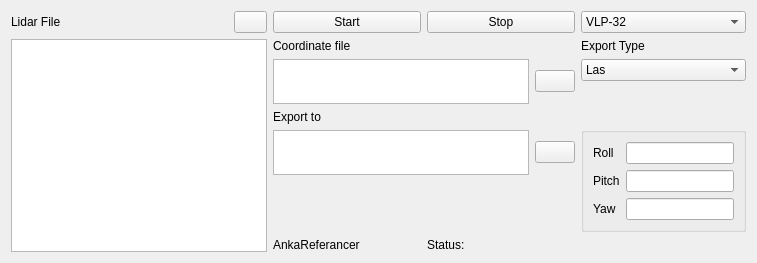
        <widget class="QWidget" name="page_8">
         <layout class="QHBoxLayout" name="horizontalLayout_3">
          <item>
           <layout class="QVBoxLayout" name="georeferencingLidarFileSelection">
            <item>
             <layout class="QHBoxLayout" name="horizontalLayout_6">
              <item>
               <widget class="QLabel" name="pcapin_2">
                <property name="text">
                 <string>Lidar File</string>
                </property>
               </widget>
              </item>
              <item>
               <widget class="QPushButton" name="georeferencingLidarfileButton">
                <property name="maximumSize">
                 <size>
                  <width>33</width>
                  <height>29</height>
                 </size>
                </property>
                <property name="text">
                 <string/>
                </property>
                <property name="icon">
                 <iconset>
                  <normaloff>../../../../../Mustafa/.designer/backup/vlp-32/las/dosyaicon.ico</normaloff>../../../../../Mustafa/.designer/backup/vlp-32/las/dosyaicon.ico</iconset>
                </property>
               </widget>
              </item>
             </layout>
            </item>
            <item>
             <widget class="QListWidget" name="georeferencingLidarFileLW"/>
            </item>
           </layout>
          </item>
          <item>
           <layout class="QGridLayout" name="gridLayout_11">
            <item row="2" column="1">
             <widget class="QPushButton" name="georeferencingStopButton">
              <property name="text">
               <string>Stop</string>
              </property>
             </widget>
            </item>
            <item row="2" column="0">
             <widget class="QPushButton" name="georeferencingStartButton">
              <property name="text">
               <string>Start</string>
              </property>
             </widget>
            </item>
            <item row="5" column="1" rowspan="2" colspan="2">
             <widget class="QLabel" name="Gdurum_2">
              <property name="text">
               <string>Status:</string>
              </property>
             </widget>
            </item>
            <item row="4" column="2">
             <layout class="QVBoxLayout" name="georeferencingExportType">
              <item>
               <widget class="QLabel" name="label_34">
                <property name="text">
                 <string>Export Type</string>
                </property>
               </widget>
              </item>
              <item>
               <widget class="QComboBox" name="georeferencingLaserTypeCB">
                <item>
                 <property name="text">
                  <string>Las</string>
                 </property>
                </item>
                <item>
                 <property name="text">
                  <string>Laz</string>
                 </property>
                </item>
                <item>
                 <property name="text">
                  <string>Json</string>
                 </property>
                </item>
               </widget>
              </item>
              <item>
               <spacer name="verticalSpacer_3">
                <property name="orientation">
                 <enum>Qt::Vertical</enum>
                </property>
                <property name="sizeHint" stdset="0">
                 <size>
                  <width>20</width>
                  <height>40</height>
                 </size>
                </property>
               </spacer>
              </item>
              <item>
               <widget class="QGroupBox" name="georeferencingRollPitchYaw">
                <property name="title">
                 <string/>
                </property>
                <property name="checkable">
                 <bool>false</bool>
                </property>
                <property name="checked">
                 <bool>false</bool>
                </property>
                <layout class="QFormLayout" name="formLayout_2">
                 <item row="0" column="0">
                  <widget class="QLabel" name="roll_6">
                   <property name="text">
                    <string>Roll</string>
                   </property>
                  </widget>
                 </item>
                 <item row="0" column="1">
                  <widget class="QLineEdit" name="roll_2">
                   <property name="focusPolicy">
                    <enum>Qt::StrongFocus</enum>
                   </property>
                  </widget>
                 </item>
                 <item row="1" column="0">
                  <widget class="QLabel" name="pitch_6">
                   <property name="text">
                    <string>Pitch</string>
                   </property>
                  </widget>
                 </item>
                 <item row="1" column="1">
                  <widget class="QLineEdit" name="pitch_2">
                   <property name="focusPolicy">
                    <enum>Qt::StrongFocus</enum>
                   </property>
                  </widget>
                 </item>
                 <item row="2" column="0">
                  <widget class="QLabel" name="yaw_6">
                   <property name="text">
                    <string>Yaw</string>
                   </property>
                  </widget>
                 </item>
                 <item row="2" column="1">
                  <widget class="QLineEdit" name="yaw_2">
                   <property name="focusPolicy">
                    <enum>Qt::StrongFocus</enum>
                   </property>
                  </widget>
                 </item>
                </layout>
               </widget>
              </item>
             </layout>
            </item>
            <item row="5" column="0" rowspan="2">
             <widget class="QLabel" name="brand_2">
              <property name="text">
               <string>AnkaReferancer</string>
              </property>
             </widget>
            </item>
            <item row="4" column="0" colspan="2">
             <layout class="QGridLayout" name="georeferencingCoorFileSelection">
              <item row="2" column="0">
               <widget class="QPlainTextEdit" name="georeferencingInputCoorFileSelected">
                <property name="maximumSize">
                 <size>
                  <width>16777215</width>
                  <height>45</height>
                 </size>
                </property>
                <property name="tabChangesFocus">
                 <bool>true</bool>
                </property>
               </widget>
              </item>
              <item row="4" column="1">
               <widget class="QPushButton" name="georeferencingCoorOutputButton">
                <property name="text">
                 <string/>
                </property>
                <property name="icon">
                 <iconset>
                  <normaloff>../../../../../Mustafa/.designer/backup/vlp-32/las/dosyaicon.ico</normaloff>../../../../../Mustafa/.designer/backup/vlp-32/las/dosyaicon.ico</iconset>
                </property>
               </widget>
              </item>
              <item row="2" column="1">
               <widget class="QPushButton" name="georeferencingCoorInputButton">
                <property name="text">
                 <string/>
                </property>
                <property name="icon">
                 <iconset>
                  <normaloff>../../../../../Mustafa/.designer/backup/vlp-32/las/dosyaicon.ico</normaloff>../../../../../Mustafa/.designer/backup/vlp-32/las/dosyaicon.ico</iconset>
                </property>
               </widget>
              </item>
              <item row="1" column="0">
               <widget class="QLabel" name="kordin_4">
                <property name="maximumSize">
                 <size>
                  <width>16777215</width>
                  <height>31</height>
                 </size>
                </property>
                <property name="text">
                 <string>Coordinate file</string>
                </property>
               </widget>
              </item>
              <item row="4" column="0">
               <widget class="QPlainTextEdit" name="georeferencingOutputCoorFileSelected">
                <property name="maximumSize">
                 <size>
                  <width>16777215</width>
                  <height>45</height>
                 </size>
                </property>
                <property name="tabChangesFocus">
                 <bool>true</bool>
                </property>
                <property name="plainText">
                 <string/>
                </property>
               </widget>
              </item>
              <item row="3" column="0">
               <widget class="QLabel" name="cktyeri_4">
                <property name="maximumSize">
                 <size>
                  <width>16777215</width>
                  <height>31</height>
                 </size>
                </property>
                <property name="text">
                 <string>Export to</string>
                </property>
               </widget>
              </item>
              <item row="5" column="0">
               <spacer name="verticalSpacer_4">
                <property name="orientation">
                 <enum>Qt::Vertical</enum>
                </property>
                <property name="sizeHint" stdset="0">
                 <size>
                  <width>20</width>
                  <height>40</height>
                 </size>
                </property>
               </spacer>
              </item>
             </layout>
            </item>
            <item row="2" column="2">
             <widget class="QComboBox" name="georeferencingLazerType">
              <item>
               <property name="text">
                <string>VLP-32</string>
               </property>
              </item>
              <item>
               <property name="text">
                <string>VLP-16</string>
               </property>
              </item>
              <item>
               <property name="text">
                <string>Z+F Profiler</string>
               </property>
              </item>
             </widget>
            </item>
           </layout>
          </item>
         </layout>
        </widget>
